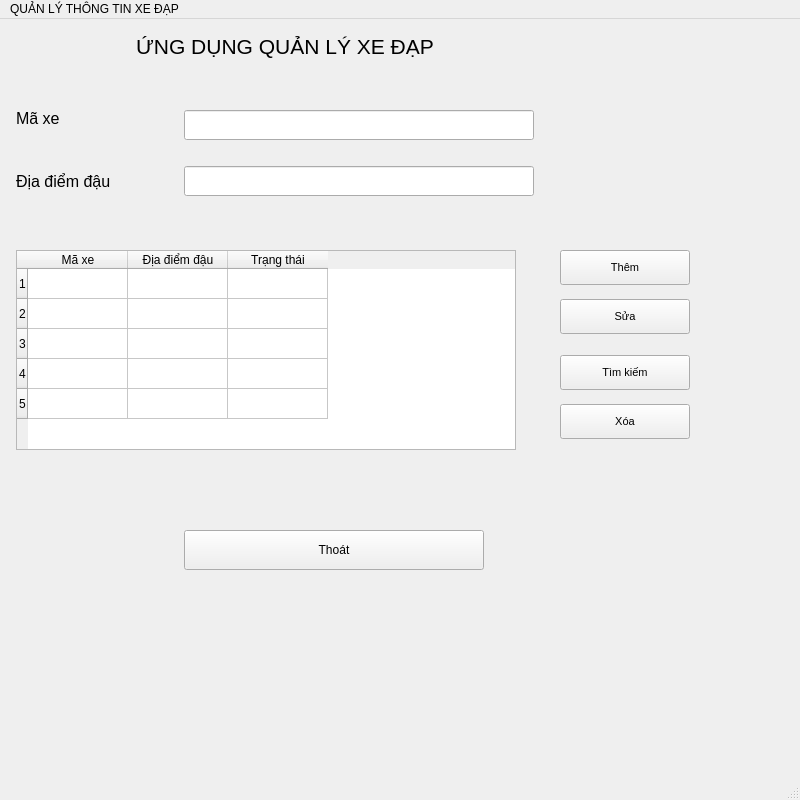
<?xml version="1.0" encoding="UTF-8"?>
<ui version="4.0">
 <class>MainWindow</class>
 <widget class="QMainWindow" name="MainWindow">
  <property name="geometry">
   <rect>
    <x>0</x>
    <y>0</y>
    <width>800</width>
    <height>800</height>
   </rect>
  </property>
  <property name="minimumSize">
   <size>
    <width>800</width>
    <height>800</height>
   </size>
  </property>
  <property name="windowTitle">
   <string>MainWindow</string>
  </property>
  <property name="toolTip">
   <string/>
  </property>
  <widget class="QWidget" name="centralwidget">
   <widget class="QLabel" name="label">
    <property name="geometry">
     <rect>
      <x>136</x>
      <y>7</y>
      <width>500</width>
      <height>40</height>
     </rect>
    </property>
    <property name="minimumSize">
     <size>
      <width>500</width>
      <height>40</height>
     </size>
    </property>
    <property name="font">
     <font>
      <family>Arial</family>
      <pointsize>16</pointsize>
      <weight>50</weight>
      <bold>false</bold>
     </font>
    </property>
    <property name="text">
     <string>ỨNG DỤNG QUẢN LÝ XE ĐẠP</string>
    </property>
   </widget>
   <widget class="QLabel" name="label_2">
    <property name="geometry">
     <rect>
      <x>16</x>
      <y>84</y>
      <width>80</width>
      <height>30</height>
     </rect>
    </property>
    <property name="minimumSize">
     <size>
      <width>80</width>
      <height>30</height>
     </size>
    </property>
    <property name="sizeIncrement">
     <size>
      <width>30</width>
      <height>30</height>
     </size>
    </property>
    <property name="baseSize">
     <size>
      <width>30</width>
      <height>30</height>
     </size>
    </property>
    <property name="font">
     <font>
      <pointsize>12</pointsize>
     </font>
    </property>
    <property name="text">
     <string>Mã xe</string>
    </property>
   </widget>
   <widget class="QLineEdit" name="edtMaxe">
    <property name="geometry">
     <rect>
      <x>184</x>
      <y>91</y>
      <width>350</width>
      <height>30</height>
     </rect>
    </property>
    <property name="minimumSize">
     <size>
      <width>350</width>
      <height>30</height>
     </size>
    </property>
   </widget>
   <widget class="QLabel" name="label_3">
    <property name="geometry">
     <rect>
      <x>16</x>
      <y>147</y>
      <width>200</width>
      <height>30</height>
     </rect>
    </property>
    <property name="minimumSize">
     <size>
      <width>200</width>
      <height>30</height>
     </size>
    </property>
    <property name="font">
     <font>
      <pointsize>12</pointsize>
     </font>
    </property>
    <property name="text">
     <string>Địa điểm đậu</string>
    </property>
   </widget>
   <widget class="QLineEdit" name="edtDau">
    <property name="geometry">
     <rect>
      <x>184</x>
      <y>147</y>
      <width>350</width>
      <height>30</height>
     </rect>
    </property>
    <property name="minimumSize">
     <size>
      <width>350</width>
      <height>30</height>
     </size>
    </property>
   </widget>
   <widget class="QPushButton" name="btnChange">
    <property name="geometry">
     <rect>
      <x>560</x>
      <y>280</y>
      <width>130</width>
      <height>35</height>
     </rect>
    </property>
    <property name="minimumSize">
     <size>
      <width>130</width>
      <height>35</height>
     </size>
    </property>
    <property name="font">
     <font>
      <pointsize>8</pointsize>
     </font>
    </property>
    <property name="text">
     <string>Sửa</string>
    </property>
   </widget>
   <widget class="QPushButton" name="btnExit">
    <property name="geometry">
     <rect>
      <x>184</x>
      <y>511</y>
      <width>300</width>
      <height>40</height>
     </rect>
    </property>
    <property name="minimumSize">
     <size>
      <width>300</width>
      <height>40</height>
     </size>
    </property>
    <property name="font">
     <font>
      <pointsize>9</pointsize>
     </font>
    </property>
    <property name="text">
     <string>Thoát</string>
    </property>
   </widget>
   <widget class="QPushButton" name="btnFind">
    <property name="geometry">
     <rect>
      <x>560</x>
      <y>336</y>
      <width>130</width>
      <height>35</height>
     </rect>
    </property>
    <property name="minimumSize">
     <size>
      <width>130</width>
      <height>35</height>
     </size>
    </property>
    <property name="font">
     <font>
      <pointsize>8</pointsize>
     </font>
    </property>
    <property name="text">
     <string>Tìm kiếm</string>
    </property>
   </widget>
   <widget class="QPushButton" name="btnAdd">
    <property name="geometry">
     <rect>
      <x>560</x>
      <y>231</y>
      <width>130</width>
      <height>35</height>
     </rect>
    </property>
    <property name="minimumSize">
     <size>
      <width>130</width>
      <height>35</height>
     </size>
    </property>
    <property name="font">
     <font>
      <pointsize>8</pointsize>
     </font>
    </property>
    <property name="text">
     <string>Thêm</string>
    </property>
   </widget>
   <widget class="QPushButton" name="btnDelete">
    <property name="geometry">
     <rect>
      <x>560</x>
      <y>385</y>
      <width>130</width>
      <height>35</height>
     </rect>
    </property>
    <property name="minimumSize">
     <size>
      <width>130</width>
      <height>35</height>
     </size>
    </property>
    <property name="font">
     <font>
      <pointsize>8</pointsize>
     </font>
    </property>
    <property name="text">
     <string>Xóa</string>
    </property>
   </widget>
   <widget class="QTableWidget" name="tableShow">
    <property name="geometry">
     <rect>
      <x>16</x>
      <y>231</y>
      <width>500</width>
      <height>200</height>
     </rect>
    </property>
    <property name="minimumSize">
     <size>
      <width>500</width>
      <height>200</height>
     </size>
    </property>
    <property name="autoFillBackground">
     <bool>false</bool>
    </property>
    <row>
     <property name="text">
      <string>1</string>
     </property>
    </row>
    <row>
     <property name="text">
      <string>2</string>
     </property>
    </row>
    <row>
     <property name="text">
      <string>3</string>
     </property>
    </row>
    <row>
     <property name="text">
      <string>4</string>
     </property>
    </row>
    <row>
     <property name="text">
      <string>5</string>
     </property>
    </row>
    <column>
     <property name="text">
      <string>Mã xe</string>
     </property>
    </column>
    <column>
     <property name="text">
      <string>Địa điểm đậu</string>
     </property>
    </column>
    <column>
     <property name="text">
      <string>Trạng thái</string>
     </property>
    </column>
   </widget>
  </widget>
  <widget class="QMenuBar" name="menubar">
   <property name="geometry">
    <rect>
     <x>0</x>
     <y>0</y>
     <width>800</width>
     <height>22</height>
    </rect>
   </property>
   <widget class="QMenu" name="menuQU_N_L_TH_NG_TIN_XE_P">
    <property name="title">
     <string>QUẢN LÝ THÔNG TIN XE ĐẠP</string>
    </property>
   </widget>
   <addaction name="menuQU_N_L_TH_NG_TIN_XE_P"/>
  </widget>
  <widget class="QStatusBar" name="statusbar"/>
 </widget>
 <resources/>
 <connections/>
</ui>
